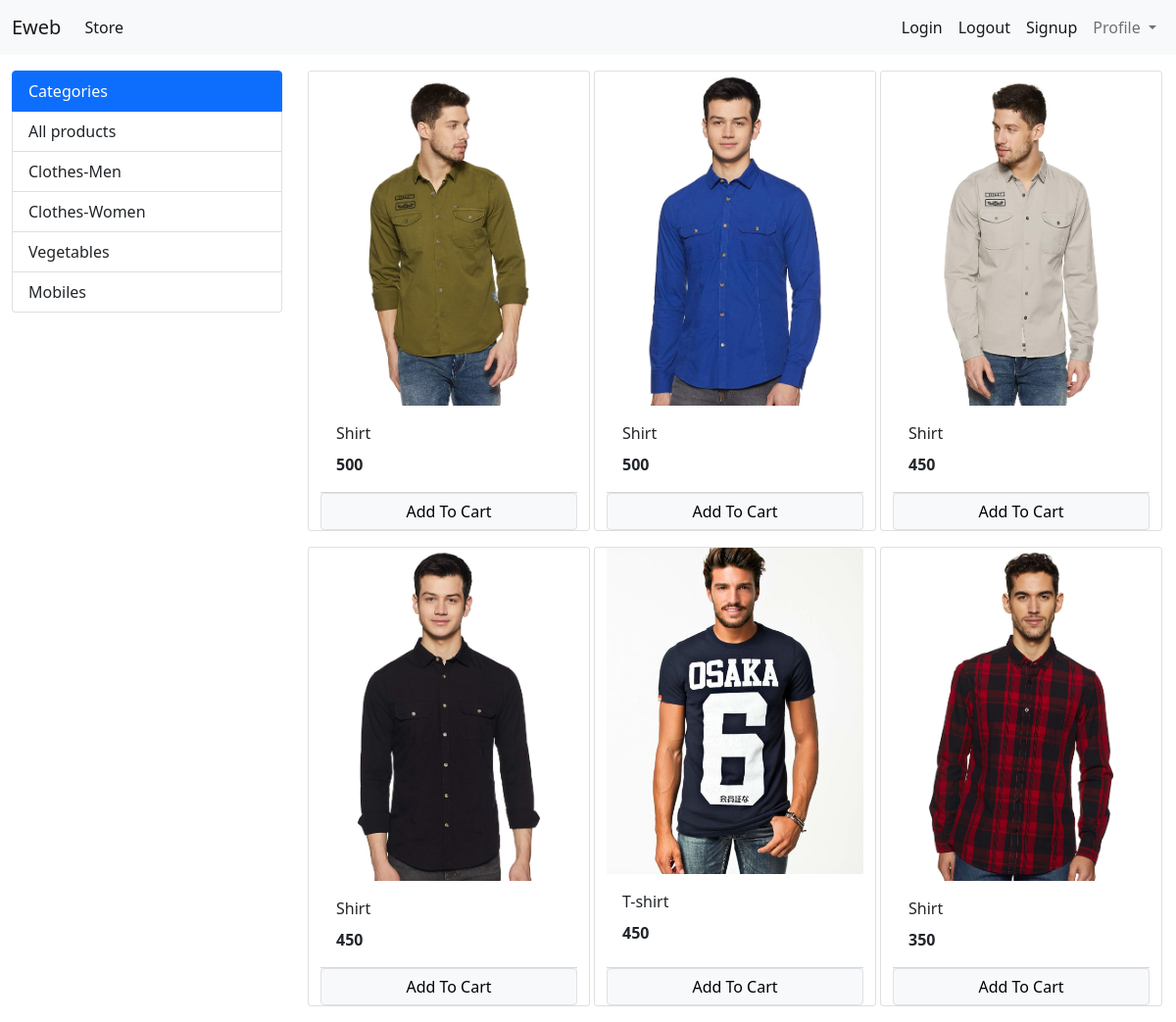
/?category=1, run on the app's committed database.
### store/models/category.py (models this page shows, shortened)
class Category(models.Model):
    name = models.CharField(max_length=30)
    @staticmethod
    def get_all_categories():
        return Category.objects.all()

### store/models/product.py (models this page shows, shortened)
class Product(models.Model):
    name = models.CharField(max_length=30)
    price = models.IntegerField(default=0)
    description = models.CharField(max_length=200, default='', null=True, blank=True)
    image = models.ImageField(upload_to='uploads/products')
    category = models.ForeignKey(Category, on_delete=models.CASCADE, default=1)
    @staticmethod
    def get_all_products_by_categoryid(category_id):
        if category_id:
            return Product.objects.filter(category=category_id)
        else:
            return Product.get_all_products()

### store/views/home.py (the view, shortened to what this page needs)
# urls.py: path('', Home.as_view(), name='home'),
class Home(View):
    def get(self, request):
        cart = request.session.get('cart')
        if not cart:
            request.session['cart'] = {}
        products = None
        categories = Category.get_all_categories()
        categoryID = request.GET.get('category')
        if categoryID:
            products = Product.get_all_products_by_categoryid(categoryID)
        else:
            products = Product.get_all_products()
        data = {}
        data['products'] = products
        data['categories'] = categories
        print('you are:', request.session.get('email'))
        return render(request, 'index.html', data)

### store/templatetags/cart.py (called while the page is built)
@register.filter(name='is_in_cart')
def is_in_cart(product, cart):
    keys = cart.keys()
    for id in keys:
        if int(id) == product.id:
            return True
    return False;

### store/templates/index.html (shortened to what this page needs)
{% extends 'base.html' %}
{% block content %}
{% load cart %}
    <div class="container-fluid mt-3">
      <div class="row">
            <div class="col-lg-3 mx-auto">
              <div class="list-group">
                <a href="#" class="list-group-item list-group-item-action active" aria-current="true">
                  Categories
                </a>
                <a href="/" class="list-group-item list-group-item-action">All products</a>
                {% for category in categories %}
                <a href="/?category={{category.id}}" class="list-group-item list-group-item-action">{{category.name}}</a>
                {% endfor %}
                </div>
            </div>
        <div id="products" class="col-lg-9 mx-auto">
          <div class="row mx-auto">
            {% for i in products %}
                 <div class="card mx-auto mb-3" style="width: 18rem;">
                   <img src="{{i.image.url}}" class="card-img-top" alt="Card image cap">
                  <div class="card-body">
                     <p class="card-title">{{i.name}}</p>
                     <p class="card-text"><b>{{i.price}}</b></p>
                    </div>
                    <div class="card-footer p-0 no-gutters">
                      {% if i|is_in_cart:request.session.cart %}
                      <div  class="row no-gutters">
                        <form action="/" method="post" class="col-2">
                          {% csrf_token %}
                          <input hidden type="text" name="product" value="{{i.id}}">
                          <input hidden type="text" name="remove" value='True'>
                          <input type="submit" value="-" class="btn btn-block btn-secondary ">
                          </form>
                        <div class="text-center col">{{i|cart_quantity:request.session.cart}} in Cart</div>
                        <form action="/" method="post" class="col-2 ">
                        {% csrf_token %}
                        <input hidden name="product" value="{{i.id}}">
                        <input type="submit" value="+" class="btn btn-block btn-secondary ">
                        </form>
                      </div>
                      {% else %}
                      <form action="/" method="POST" class="btn-block">
                      <input type="submit" class="float-right btn btn-light border form-control" value="Add To Cart">
                      </form>
                      {% endif %}
                  </div>
                  </div>
             {% endfor %}
           </div>
        </div>
      </div>
</div>
{% endblock %}

### data on the page
Category: name "Clothes-Men"
Category: name "Clothes-Women"
Category: name "Vegetables"
Category: name "Mobiles"
Product: image (picture), name "Shirt", price "500"
Product: image (picture), name "Shirt", price "500"
Product: image (picture), name "Shirt", price "450"
Product: image (picture), name "Shirt", price "450"
Product: image (picture), name "T-shirt", price "450"
Product: image (picture), name "Shirt", price "350"
